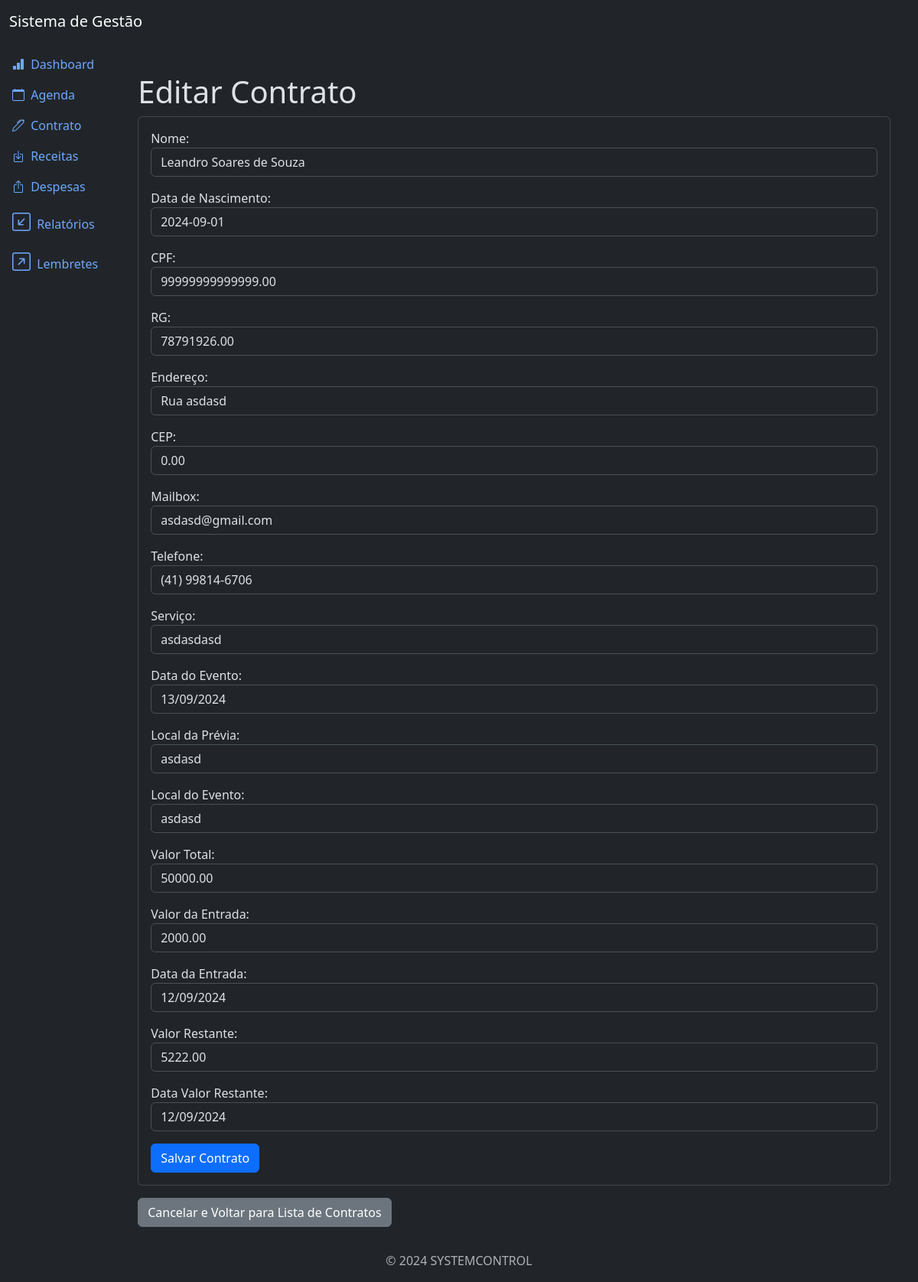
Screenshot of /contract/1/update/ (signed in) with the database file from the repository.
### contract/models.py (models this page shows, shortened)
class Contract(models.Model):
    name = models.CharField(max_length=500, null=True, blank=True)
    date_birth = models.DateField(null=True, blank=True)
    cpf = models.DecimalField(max_digits=20, decimal_places=2, null=True, blank=True)
    rg = models.DecimalField(max_digits=20, decimal_places=2, null=True, blank=True)
    adress = models.CharField(max_length=200, null=True, blank=True)
    cep = models.DecimalField(max_digits=20, decimal_places=2, null=True, blank=True)
    mailbox = models.EmailField(max_length=500, null=True, blank=True)
    phone = models.CharField(max_length=20, null=True, blank=True)
    service = models.TextField(null=True, blank=True)
    event_date = models.DateField(null=True, blank=True)
    local_pre = models.CharField(max_length=500, null=True, blank=True)
    event_local = models.CharField(max_length=500, null=True, blank=True)
    total_price = models.DecimalField(max_digits=20, decimal_places=2, null=True, blank=True)
    input_value = models.DecimalField(max_digits=20, decimal_places=2, null=True, blank=True)
    input_date = models.DateField(null=True, blank=True)
    residual_value = models.DecimalField(max_digits=20, decimal_places=2, null=True, blank=True)
    residual_date = models.DateField(null=True, blank=True)
    created_at = models.DateTimeField(auto_now_add=True)
    update_at = models.DateTimeField(auto_now=True)
    class Meta:
        ordering = ['name']

### contract/views.py (the view)
# urls.py: path('contract/<int:pk>/update/', views.ContractUpdateView.as_view(), name='contract_update'),
class ContractUpdateView(LoginRequiredMixin, PermissionRequiredMixin, UpdateView):
    model = models.Contract
    template_name = 'contract_update.html'
    form_class = forms.ContractForm
    success_url = reverse_lazy('contract_list')
    permission_required = 'contract.change_contract'

### contract/templates/contract_update.html (shortened to what this page needs)
{% extends 'base.html' %}
{% block content %}
<div class="container mt-4">
    <h3 class="display-6">Editar Contrato</h3>
    <div class="card">
        <div class="card-body">
            <form method="post" class="form">
                {{ form.as_p }}
                <button type="submit" class="btn btn-primary">Salvar Contrato</button>
            </form>
        </div>
    </div>
    <a href="{% url 'contract_list' %}" class="btn btn-secondary mt-3">Cancelar e Voltar para Lista de Contratos</a>
</div>
{% endblock %}

### rows the page displays
Contract: name "Leandro Soares de Souza", date_birth "2024-09-01", cpf "99999999999999.00", rg "78791926.00", adress "Rua asdasd", cep "0.00", mailbox "asdasd@gmail.com", phone "(41) 99814-6706", service "asdasdasd", event_date "13/09/2024", local_pre "asdasd", event_local "asdasd", total_price "50000.00", input_value "2000.00", input_date "12/09/2024", residual_value "5222.00", residual_date "12/09/2024"
